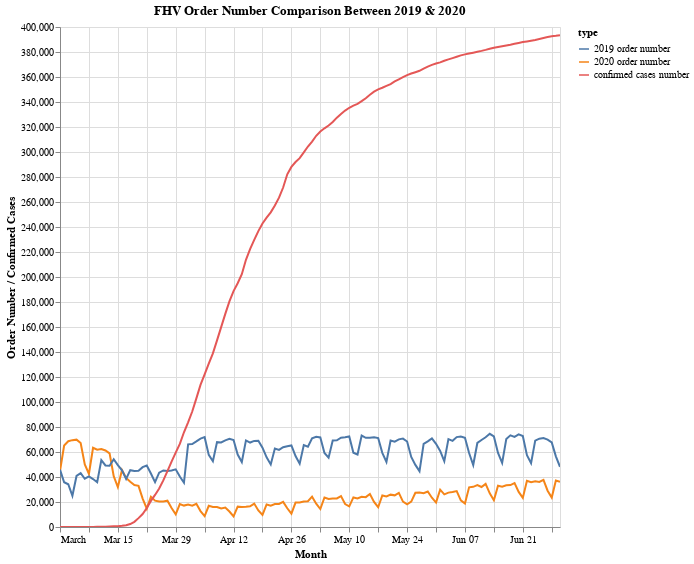

The notebook cell this image was saved under:
### Code cell
fhv_count_chart = alt.Chart(fhv_count_long_form, title="FHV Order Number Comparison Between 2019 & 2020").mark_line().encode(
    x=alt.X("date:T"),
    y="number:Q",
    color='type:N',
    tooltip=list(fhv_count_long_form.columns)
).properties(
    width=500,
    height=500
).interactive()

fhv_count_chart.encoding.x.title = "Month"
fhv_count_chart.encoding.y.title = "Order Number / Confirmed Cases"

fhv_count_chart

### Figure 1 — Vega-Lite specification as saved in the notebook (floating-point values rounded to 4 significant figures; data arrays with more than 128 entries replaced by an {"elided": "..."} marker saying what was removed)
{"config": {"view": {"continuousWidth": 400, "continuousHeight": 300}}, "data": {"name": "data-17da0289ced96b7f6842804841c40286"}, "mark": "line", "encoding": {"color": {"type": "nominal", "field": "type"}, "tooltip": [{"type": "nominal", "field": "date"}, {"type": "nominal", "field": "type"}, {"type": "quantitative", "field": "number"}], "x": {"type": "temporal", "field": "date", "title": "Month"}, "y": {"type": "quantitative", "field": "number", "title": "Order Number / Confirmed Cases"}}, "height": 500, "selection": {"selector008": {"type": "interval", "bind": "scales", "encodings": ["x", "y"]}}, "title": "FHV Order Number Comparison Between 2019 & 2020", "width": 500, "$schema": "https://vega.github.io/schema/vega-lite/v4.8.1.json", "datasets": {"data-17da0289ced96b7f6842804841c40286": {"elided": "366 records"}}}
